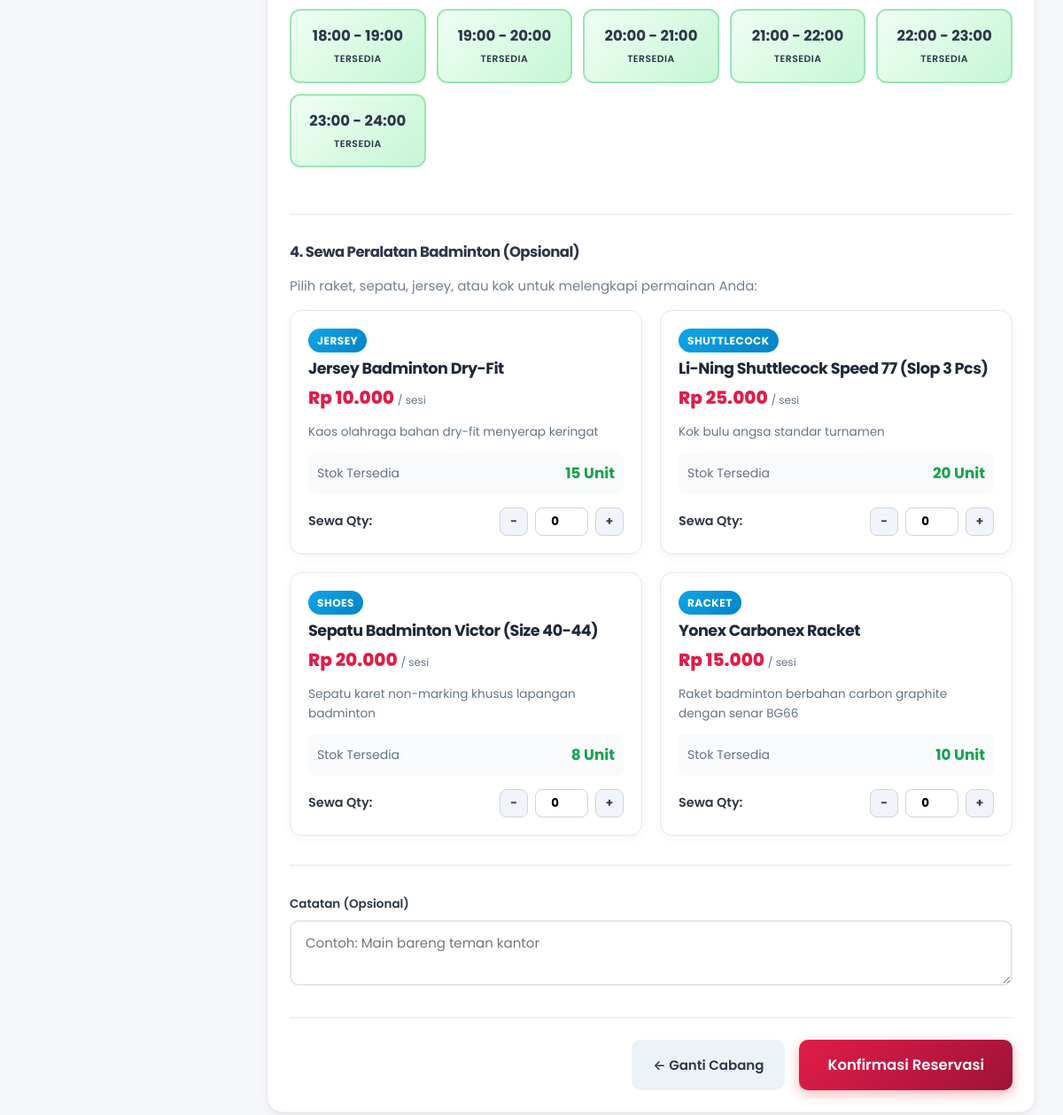
Page /pelanggan/reservasi.php?cabang=1 (signed in, lower part) on the earlier database version.
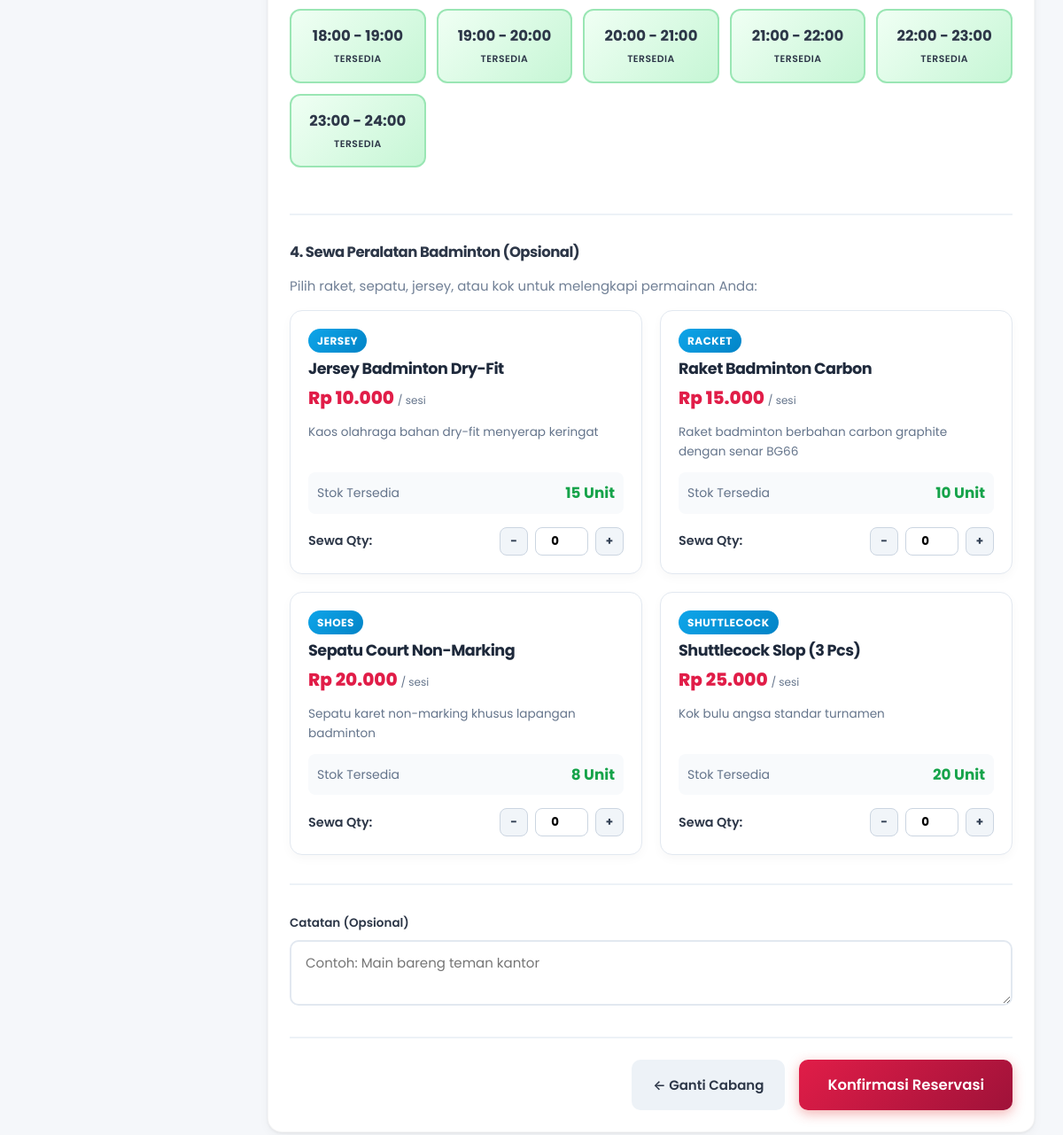
Same page on the later database version.
### tables this page shows
CREATE TABLE IF NOT EXISTS inventory (
    inventory_id INT AUTO_INCREMENT PRIMARY KEY,
    cabang_id INT NOT NULL COMMENT 'ID cabang',
    equipment_type_id INT NOT NULL COMMENT 'ID tipe peralatan',
    stock_quantity INT NOT NULL DEFAULT 0 COMMENT 'Total stok fisik cabang',
    rented_quantity INT NOT NULL DEFAULT 0 COMMENT 'Jumlah yang sedang disewa',
    damaged_quantity INT NOT NULL DEFAULT 0 COMMENT 'Jumlah rusak',
    item_condition ENUM('good', 'fair', 'damaged') NOT NULL DEFAULT 'good' COMMENT 'Kondisi barang',
    created_at TIMESTAMP DEFAULT CURRENT_TIMESTAMP,
    updated_at TIMESTAMP DEFAULT CURRENT_TIMESTAMP ON UPDATE CURRENT_TIMESTAMP,
    FOREIGN KEY (cabang_id) REFERENCES cabang(id) ON DELETE CASCADE,
    FOREIGN KEY (equipment_type_id) REFERENCES equipment_types(equipment_type_id) ON DELETE RESTRICT,
    UNIQUE KEY uk_cabang_equipment (cabang_id, equipment_type_id),
    INDEX idx_branch_inventory (cabang_id, equipment_type_id)
);

CREATE TABLE IF NOT EXISTS equipment_types (
    equipment_type_id INT AUTO_INCREMENT PRIMARY KEY,
    name VARCHAR(100) NOT NULL COMMENT 'Nama kategori/jenis peralatan',
    category ENUM('Racket', 'Shuttlecock', 'Shoes', 'Jersey', 'Sports Bag', 'Grip', 'Net', 'Training Cone', 'Wristband', 'Towel', 'Other') NOT NULL DEFAULT 'Racket',
    rental_price INT NOT NULL COMMENT 'Default harga sewa per unit',
    description TEXT DEFAULT NULL COMMENT 'Deskripsi peralatan',
    status ENUM('active', 'inactive') NOT NULL DEFAULT 'active' COMMENT 'Status aktif',
    created_at TIMESTAMP DEFAULT CURRENT_TIMESTAMP,
    updated_at TIMESTAMP DEFAULT CURRENT_TIMESTAMP ON UPDATE CURRENT_TIMESTAMP,
    INDEX idx_category (category),
    INDEX idx_status (status)
);

### config/functions.php (called while the page is built, shortened)
<?php
function getCabang() {
    $db = getDB();
    return $db->query("SELECT * FROM cabang ORDER BY id")->fetchAll();
}
function formatRupiah($angka) {
    return 'Rp ' . number_format($angka, 0, ',', '.');
}
function getAvailableEquipmentForBranch($cabang_id) {
    $db = getDB();
    $stmt = $db->prepare("SELECT i.inventory_id, et.equipment_type_id, et.name, et.category, et.rental_price, et.description,
            i.stock_quantity, i.rented_quantity, i.damaged_quantity,
            (i.stock_quantity - i.rented_quantity - i.damaged_quantity) as available_quantity
        FROM inventory i
        JOIN equipment_types et ON i.equipment_type_id = et.equipment_type_id
        WHERE i.cabang_id = ? AND et.status = 'active' AND (i.stock_quantity - i.rented_quantity - i.damaged_quantity) > 0
        ORDER BY et.name");
    $stmt->execute([$cabang_id]);
    return $stmt->fetchAll();
}
?>

### pelanggan/reservasi.php (the view, shortened to what the changed rows need)
<?php
$cabang_id = isset($_GET['cabang']) ? (int)$_GET['cabang'] : 0;
$cabang = getCabang();
$selected_cabang = null;
if ($cabang_id > 0) {
    foreach ($cabang as $c) {
        if ($c['id'] == $cabang_id) {
            $selected_cabang = $c;
            break;
        }
    }
}
$available_equipments = [];
if ($cabang_id > 0) {
    $available_equipments = getAvailableEquipmentForBranch($cabang_id);
}
require_once __DIR__ . '/../includes/header.php';
?>
<div class="dashboard-layout">
    <main class="main-content">
        <?php if (!$selected_cabang): ?>
        <div class="content-section">
            <h2>1. Pilih Cabang</h2>
            <div class="cabang-grid">
                <?php foreach ($cabang as $c): ?>
                <a href="<?php echo BASE_URL; ?>pelanggan/reservasi.php?cabang=<?php echo $c['id']; ?>" class="cabang-card-link">
                    <div class="cabang-card">
                        <h3><?php echo $c['nama']; ?></h3>
                        <p class="cabang-alamat">📍 <?php echo $c['alamat']; ?></p>
                        <p class="cabang-lapangan"><?php echo $c['jumlah_lapangan']; ?> Lapangan Indoor</p>
                        <span class="btn btn-primary btn-full" style="margin-top:15px;">Pilih Cabang Ini</span>
                    </div>
                </a>
                <?php endforeach; ?>
            </div>
        </div>
        <?php else: ?>
        <div class="content-section">
            <form method="POST" action="<?php echo BASE_URL; ?>pelanggan/reservasi.php?cabang=<?php echo $cabang_id; ?>">
                <div class="form-section">
                    <div class="jadwal-grid">
                        <?php for ($i = 8; $i <= 23; $i++):
                            $jam_mulai = sprintf('%02d:00', $i);
                            $jam_selesai = sprintf('%02d:00', $i + 1);
                            $tersedia = true;
                        ?>
                        <label class="jadwal-slot <?php echo $tersedia ? 'tersedia' : 'booked'; ?>">
                            <span class="jadwal-slot-inner">
                                <span class="jam-display"><?php echo $jam_mulai; ?> - <?php echo $jam_selesai; ?></span>
                                <span class="status-display"><?php echo $tersedia ? 'Tersedia' : 'Booked'; ?></span>
                            </span>
                        </label>
                        <?php endfor; ?>
                    </div>
                </div>
                <div class="form-section">
                    <?php if (empty($available_equipments)): ?>
                        <p class="text-muted"><em>Tidak ada peralatan yang tersedia untuk disewa di cabang ini saat ini.</em></p>
                    <?php else: ?>
                        <div class="equip-card-grid">
                            <?php foreach ($available_equipments as $eq): ?>
                                <div class="equip-card">
                                    <div>
                                        <span class="equip-badge-category"><?php echo htmlspecialchars($eq['category']); ?></span>
                                        <h4 class="equip-title"><?php echo htmlspecialchars($eq['name']); ?></h4>
                                        <p class="equip-price"><?php echo formatRupiah($eq['rental_price']); ?> <small style="font-size:0.75rem; color:#64748B; font-weight:normal;">/ sesi</small></p>
                                        <?php if ($eq['description']): ?>
                                            <p style="font-size:0.85rem; color:#64748B; margin-bottom:12px;"><?php echo htmlspecialchars($eq['description']); ?></p>
                                        <?php endif; ?>
                                    </div>
                                    <div>
                                        <div class="equip-stock-info">
                                            <span>Stok Tersedia</span>
                                            <strong style="color:var(--success); font-size:1.05rem;"><?php echo $eq['available_quantity']; ?> Unit</strong>
                                        </div>
                                        <div style="display:flex; align-items:center; justify-content:space-between;">
                                            <span style="font-weight:600; font-size:0.9rem;">Sewa Qty:</span>
                                            <div class="qty-picker-group">
                                                <button type="button" class="qty-picker-btn" onclick="changeQty(<?php echo $eq['inventory_id']; ?>, -1)">-</button>
                                                <input type="number" id="qty_<?php echo $eq['inventory_id']; ?>"
                                                       name="rental_qty[<?php echo $eq['inventory_id']; ?>]"
                                                       class="qty-input" min="0" max="<?php echo $eq['available_quantity']; ?>" value="0" readonly>
                                                <button type="button" class="qty-picker-btn" onclick="changeQty(<?php echo $eq['inventory_id']; ?>, 1, <?php echo $eq['available_quantity']; ?>)">+</button>
                                            </div>
                                        </div>
                                    </div>
                                </div>
                            <?php endforeach; ?>
                        </div>
                    <?php endif; ?>
                </div>
            </form>
        </div>
        <?php endif; ?>
    </main>
</div>
<?php require_once __DIR__ . '/../includes/footer.php'; ?>

Differences in the rows shown:
changed through a linked row, inventory "Rp 15.000": equipment_type.name "Yonex Carbonex Racket" → "Raket Badminton Carbon"; moves up the list
changed through a linked row, inventory "Rp 20.000": equipment_type.name "Sepatu Badminton Victor (Size 40-44)" → "Sepatu Court Non-Marking"; moves down the list
changed through a linked row, inventory "Rp 25.000": equipment_type.name "Li-Ning Shuttlecock Speed 77 (Slop 3 Pcs)" → "Shuttlecock Slop (3 Pcs)"
